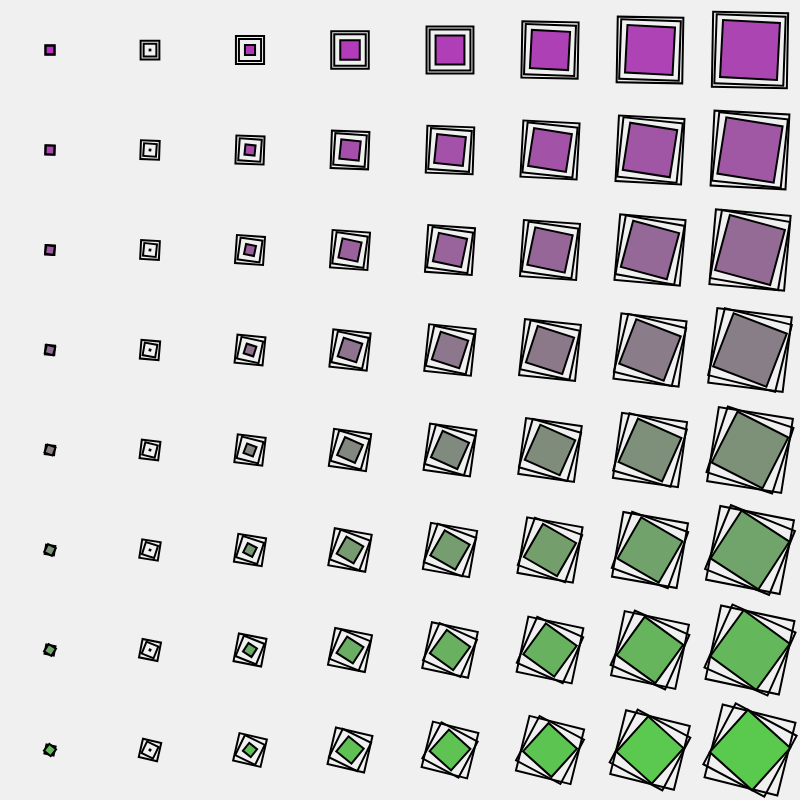
Frame 1 (no input)
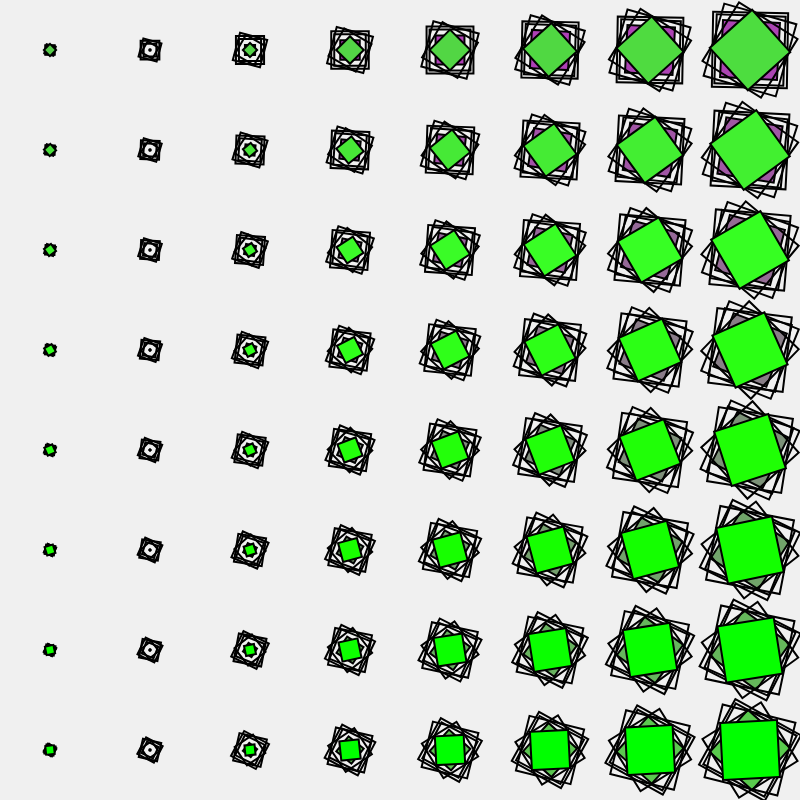
Frame 2 (the mouse pressed at the canvas centre, redrawn once)

The p5.js sketch that drew these frames (run headless with seeded random() and noise() and a simulated clock; the mouse was pressed at the canvas centre and the sketch redrawn once):

// p5.js sketch
// ── sketch.js
let gridSize = 8;
let gridCelSize = 100;
let gridCelCounter = 0;

let beginColor;
let endColor;

function setup() {

    createCanvas(gridSize * gridCelSize, gridSize * gridCelSize);
    background(240);

    beginColor = color(random(255), random(255), random(255));
    endColor = color(random(255), random(255), random(255));
}
  
function draw() {

    rectMode(CENTER);
    angleMode(DEGREES)
    strokeWeight(2)

    for(let y = 0; y < gridSize; y++) {

        for(let x = 0; x < gridSize; x++) {

            let rectColorR = floor(map(gridCelCounter, 0, (gridSize * gridSize), red(beginColor), red(endColor)));
            let rectColorG = floor(map(gridCelCounter, 0, (gridSize * gridSize), green(beginColor), green(endColor)));
            let rectColorB = floor(map(gridCelCounter, 0, (gridSize * gridSize), blue(beginColor), blue(endColor)));

            let rectAngle = floor(map(gridCelCounter, 0, (gridSize * gridSize), 0, 15));

            let xRectCenter = (x * gridCelSize) + (gridCelSize / 2);
            let yRectCenter = (y * gridCelSize) + (gridCelSize / 2);
            let rectSize = gridCelSize / 8 * (x + 1) * 0.75;

            push();
            translate(xRectCenter, yRectCenter);
            for(let i = 0; i < 3; i++) {
                rotate(rectAngle + (i * 0.0001));
                rectSize = rectSize - (i * 6);
                if (i == 2) {
                    fill(rectColorR, rectColorG, rectColorB);
                }
                else{
                    noFill();
                }
                rect(0, 0, rectSize, rectSize);
            }
            pop();

            gridCelCounter++;
        } 
    }

    noLoop();
}
  
